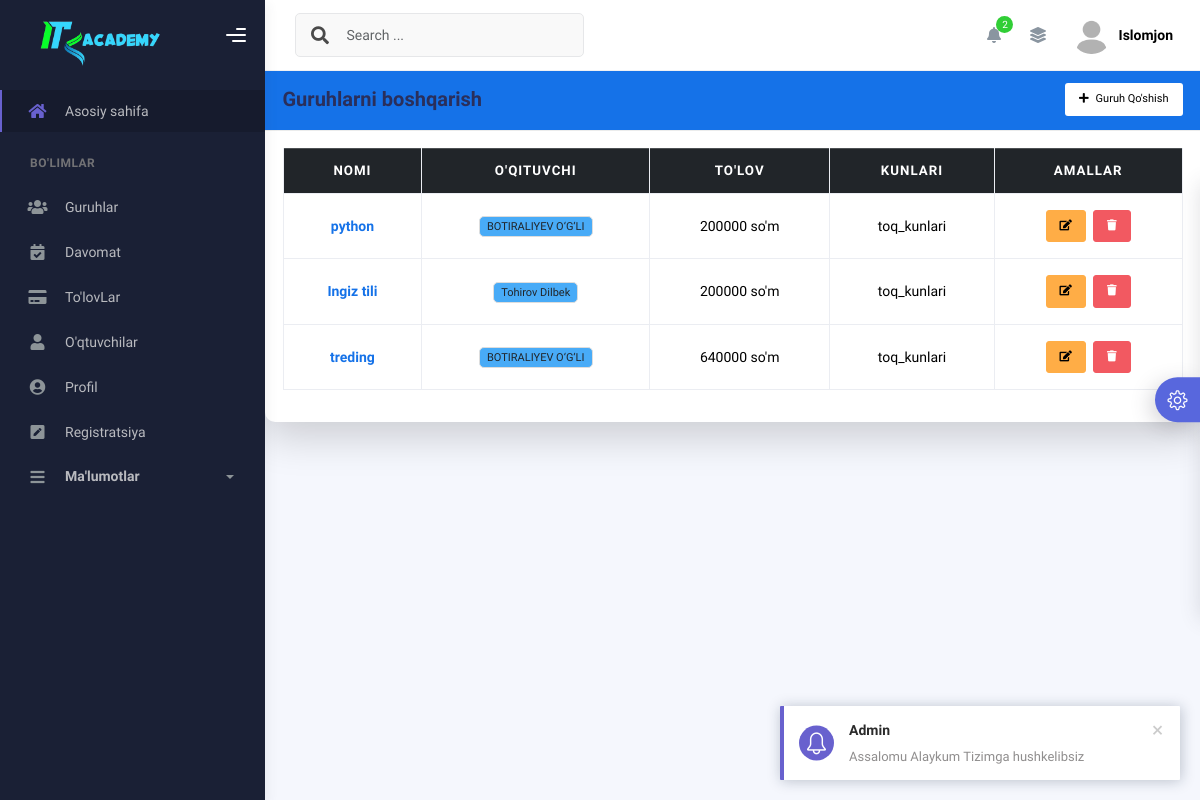
The app's page /groups/ (signed in), older data.
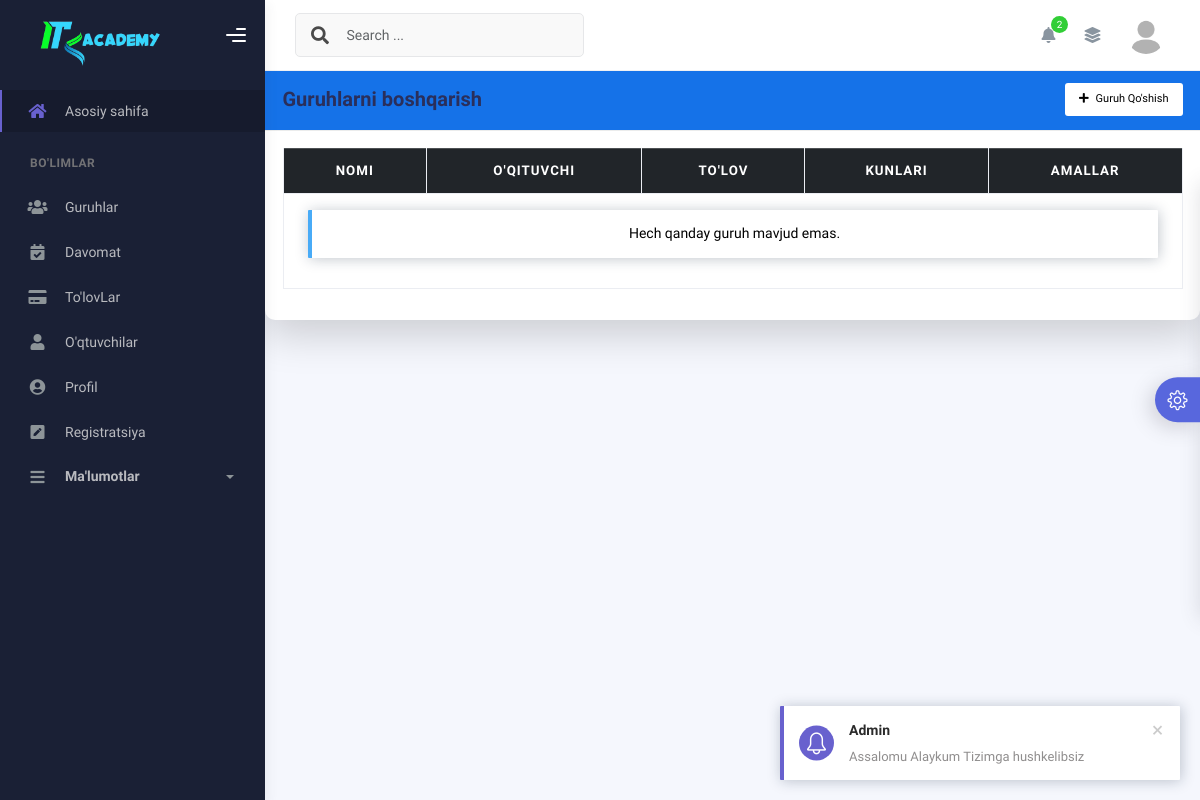
The same page, newer data.
### users/models.py (models this page shows, shortened)
class User(AbstractUser):
    USER_ROLE =(
        ('teacher','teacher'),
        ('admin','admin'),
    )
    image = models.ImageField(upload_to='profile_pics/', blank=True, null=True, default='profile_pics/default.jpg')
    phone_number = models.CharField(max_length=13, blank=True, null=True)
    address = models.CharField(max_length=200, blank=True, null=True)
    jobs = models.CharField(max_length=200, blank=True, null=True)
    user_role = models.CharField(max_length=100,choices=USER_ROLE,default="teacher")

class Group(models.Model):
    name = models.CharField(max_length=100)
    teacher = models.ForeignKey(Teacher, on_delete=models.SET_NULL,null=True)
    week_days = models.CharField(
        max_length=20,
        choices=WeekDayChoices.choices,
        default=WeekDayChoices.MON_WED_FRI
    )
    monthly_payment = models.IntegerField()
    created_at = models.DateTimeField(auto_now_add=True)
    updated_at = models.DateTimeField(auto_now=True)

class Teacher(models.Model):
    user = models.OneToOneField(User,on_delete=models.CASCADE)
    date_of = models.DateField(null=True,blank=True )
    def get_full_name(self):
        return f"{self.user.first_name} {self.user.last_name}"
    def __str__(self):
        return self.get_full_name()

### users/views.py (the view)
# urls.py: path('groups/',GroupPaymentListView.as_view(),name='group_payment'),
class GroupPaymentListView(LoginRequiredMixin, ListView):
    model = Group
    template_name = 'users/group_list.html'
    context_object_name = 'groups'
    def get_context_data(self, **kwargs):
        context = super().get_context_data(**kwargs)
        return context

### users/templates/users/group_list.html (shortened to what this page needs)
{% extends 'base.html' %}
{% block content %}
<div class="container mt-10">
  <div class="row">
    <div class="col-md-12">
      <div class="card shadow-lg border-0">
        <div class="card-header bg-primary text-white d-flex justify-content-between align-items-center">
          <h4 class="card-title mb-0">Guruhlarni boshqarish</h4>
          <a href="{% url 'create_group' %}" class="btn btn-light btn-sm">
            <i class="fa fa-plus me-2"></i>Guruh Qo'shish
          </a>
        </div>
        <div class="card-body">
          <div class="table-responsive">
            <table class="table table-bordered table-hover text-center">
              <thead class="table-dark">
                <tr>
                  <th>Nomi</th>
                  <th>O'qituvchi</th>
                  <th>To'lov</th>
                  <th>Kunlari</th>
                  <th>Amallar</th>
                </tr>
              </thead>
              <tbody>
                {% for group in groups %}
                <tr>
                  <td>
                    <a href="{% url 'student_list' group.id %}" class="text-primary fw-bold">
                      {{ group.name }}
                    </a>
                  </td>
                  <td>
                    <span class="badge bg-info text-dark">{{ group.teacher }}</span>
                  </td>
                  <td>{{ group.monthly_payment }} so'm</td>
                  <td>{{ group.week_days }}</td>
                  <td>
                    <div class="d-flex justify-content-center gap-2">
                      <a
                      href="{% url 'group_update' group.id %}"
                        type="button"
                        class="btn btn-sm btn-warning"
                        data-id="{{ group.id }}"
                      >
                        <i class="fa fa-edit"></i>
                    </a>
                      <button
                        type="button"
                        class="btn btn-sm btn-danger"
                        data-bs-toggle="modal"
                        data-bs-target="#deleteGroupModal{{ group.id }}"
                      >
                        <i class="fa fa-trash"></i>
                      </button>
                    </div>
                  </td>
                </tr>
                {% empty %}
                <tr>
                  <td colspan="5" class="text-center">
                    <div class="alert alert-info" role="alert">
                      Hech qanday guruh mavjud emas.
                    </div>
                  </td>
                </tr>
                {% endfor %}
              </tbody>
            </table>
          </div>
        </div>
      </div>
    </div>
  </div>
</div>
{% endblock %}

### templates/base.html (shortened to what this page needs)
{% load static %}
<!DOCTYPE html>
<html lang="en">
  <head>
  <link rel="stylesheet" href="https://cdnjs.cloudflare.com/ajax/libs/font-awesome/6.0.0-beta3/css/all.min.css">
    <link rel="stylesheet" href="{% static 'assets/css/register.css' %}">
    <link rel="stylesheet" href="{% static 'assets/css/bootstrap.min.css' %}" />
    <link rel="stylesheet" href="{% static 'assets/css/plugins.min.css' %}" />
    <link rel="stylesheet" href="{% static 'assets/css/kaiadmin.min.css' %}" />
    <link rel="stylesheet" href="{% static 'assets/css/demo.css' %}" />
  </head>
  <body>
    <div class="wrapper">
      <div class="sidebar" data-background-color="dark">
        <div class="sidebar-logo">
          <div class="logo-header" data-background-color="dark">
            <a href="#" class="logo">
              <img
                src="{% static 'assets/img/unco.png' %}"
                alt="navbar brand"
                class="navbar-brand"
                height="150"
              />
            </a>
            <div class="nav-toggle">
              <button class="btn btn-toggle toggle-sidebar">
                <i class="gg-menu-right"></i>
              </button>
            </div>
          </div>
        </div>
        <div class="sidebar-wrapper scrollbar scrollbar-inner">
          <div class="sidebar-content">
            <ul class="nav nav-secondary">
              <li class="nav-item active">
                  <a href="{% url 'dashboard' %}"><i class="fas fa-home"></i> Asosiy sahifa</a>
              </li>
              <li class="nav-section">
                <h4 class="text-section">Bo'limlar</h4>
              </li>
              <li class="nav-item">
                  <a href=" {% url 'group_payment'  %}"><i class="fas fa-users"></i>Guruhlar</a>
              </li>
              <li class="nav-item">
                  <a href="{% url 'attendance_group' %}"><i class="fas fa-calendar-check"></i>  Davomat</a>
              </li>
              <li class="nav-item">
                  <a href="{% url 'group_payments' %}"><i class="fa fa-credit-card"></i>  To'lovLar</a>
              </li>
            <li class="nav-item">
              <a href="{% url 'teacher' %}"><i class="fas fa-user"></i> O'qtuvchilar</a>
          </li>
            <li class="nav-item">
              <a href="{% url 'profile' %}"><i class="fas fa-user-circle"></i> Profil</a>
            </li>
            <li class="nav-item">
              <a href="{% url 'register' %}"><i class="fas fa-pen-square"></i> Registratsiya</a>
          </li>
              <li class="nav-item">
                <a data-bs-toggle="collapse" href="#submenu">
                  <i class="fas fa-bars"></i>
                  <p>Ma'lumotlar</p>
                  <span class="caret"></span>
                </a>
              </li>
            </ul>
          </div>
        </div>
      </div>
      <div class="main-panel">
        <div class="main-header">
          <nav
            class="navbar navbar-header navbar-header-transparent navbar-expand-lg border-bottom"
          >
            <div class="container-fluid">
              <nav
                class="navbar navbar-header-left navbar-expand-lg navbar-form nav-search p-0 d-none d-lg-flex"
              >
                <div class="input-group">
                  <div class="input-group-prepend">
                    <button type="submit" class="btn btn-search pe-1">
                      <i class="fa fa-search search-icon"></i>
                    </button>
                  </div>
                  <input
                    type="text"
                    placeholder="Search ..."
                    class="form-control"
                  />
                </div>
              </nav>
              <ul class="navbar-nav topbar-nav ms-md-auto align-items-center">
                <li class="nav-item topbar-icon dropdown hidden-caret">
                  <a
                    class="nav-link dropdown-toggle"
                    href="#"
                    id="notifDropdown"
                    role="button"
                    data-bs-toggle="dropdown"
                    aria-haspopup="true"
                    aria-expanded="false"
                  >
                    <i class="fa fa-bell"></i>
                    <span class="notification">2</span>
                  </a>
                </li>
                <li class="nav-item topbar-icon dropdown hidden-caret">
                  <a
                    class="nav-link"
                    data-bs-toggle="dropdown"
                    href="#"
                    aria-expanded="false"
                  >
                    <i class="fas fa-layer-group"></i>
                  </a>
                </li>
                <li class="nav-item topbar-user dropdown hidden-caret">
                  <a
                    class="dropdown-toggle profile-pic"
                    data-bs-toggle="dropdown"
                    href="#"
                    aria-expanded="false"
                  >
                    <div class="avatar-sm">
                      {% if user.image %}
                      <img src="{{ user.image.url }}" alt="User Image" class="avatar-img rounded-circle">
                      {% else %}
                          <img src="/path/to/default/image.jpg" alt="Default Image" class="avatar-img rounded-circle">
                      {% endif %}
                    </div>
                    <span class="profile-username">
                      <span class="fw-bold">{{user.first_name}}</span>
                    </span>
                  </a>
                </li>
              </ul>
            </div>
          </nav>
        </div>
        {% block content %}
        {% endblock content %}
      </div>
      <div class="custom-template">
        <div class="custom-toggle">
          <i class="icon-settings"></i>
        </div>
      </div>
    </div>
  </body>
</html>

### static/assets/css/demo.css (style rules this page uses)
.custom-template { position: fixed; top: 50%; transform: translateY(-50%); right: -325px; width: 325px; height: max-content; display: block; z-index: 1; background: #ffffff; transition: all .3s; z-index: 1003; box-shadow: -1px 1px 20px rgba(69, 65, 78, 0.15); border-top-left-radius: 5px; border-bottom-left-radius: 5px; transition: all .5s; }
.custom-template .custom-toggle { position: absolute; width: 45px; height: 45px; background: #5867dd; top: 50%; left: -45px; transform: translateY(-50%); display: flex; align-items: center; justify-content: center; text-align: center; border-top-left-radius: 30px; border-bottom-left-radius: 30px; cursor: pointer; color: #ffffff; box-shadow: -5px 5px 20px rgba(69, 65, 78, 0.21); }
.custom-template .custom-toggle i { font-size: 20px; animation: 1.3s spin linear infinite; }

Row changes from the older to the newer data that the page shows:
removed Group: name "python", teacher "BOTIRALIYEV O‘G‘LI", monthly_payment "200000", week_days "toq_kunlari"
removed Group: name "Ingiz tili", teacher "Tohirov Dilbek", monthly_payment "200000", week_days "toq_kunlari"
removed Group: name "treding", teacher "BOTIRALIYEV O‘G‘LI", monthly_payment "640000", week_days "toq_kunlari"
changed User: first_name "Islomjon" → (not shown)
Text that changed along with them:
text now shown: "Hech qanday guruh mavjud emas."
